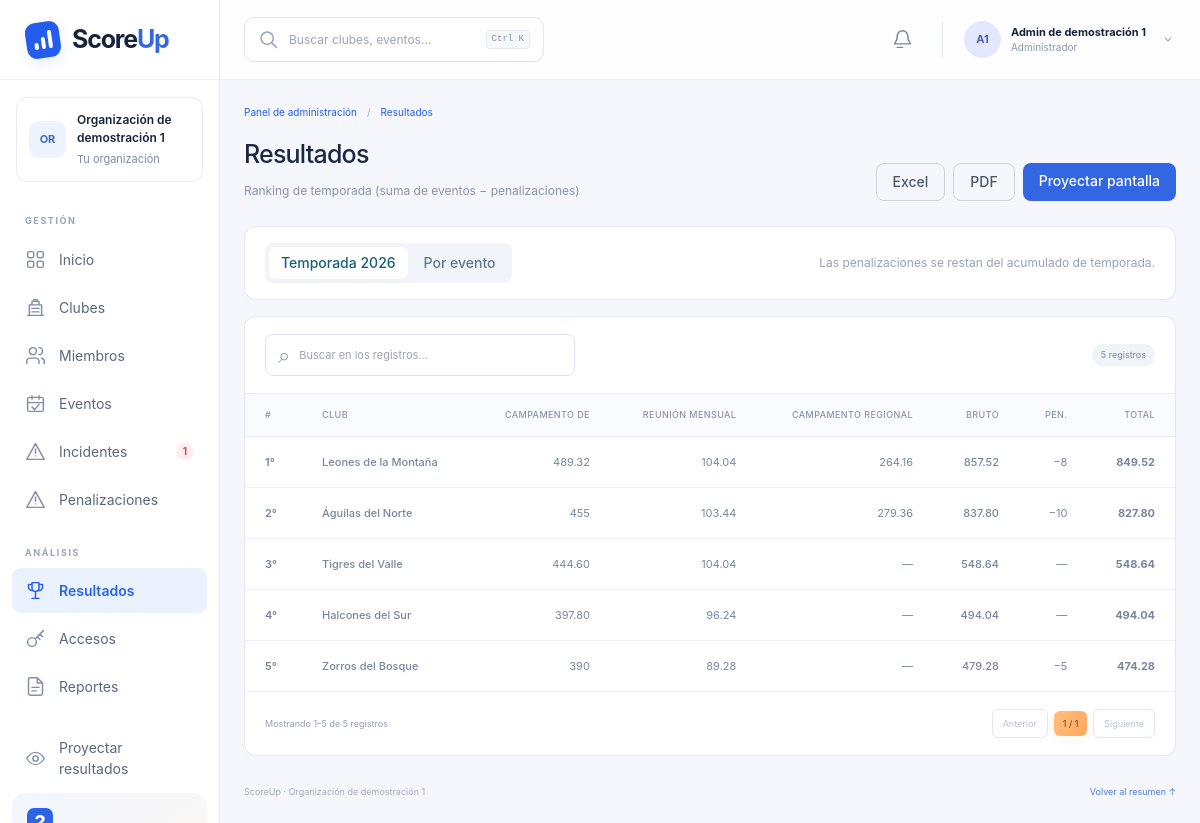
The app's page /admin/resultados (signed in) with its own data.
### tables this page shows
CREATE TABLE organizaciones (
    id TEXT PRIMARY KEY, nombre TEXT NOT NULL, fecha_creacion TEXT
);

CREATE TABLE users (
    id TEXT PRIMARY KEY, organizacion_id TEXT NOT NULL, nombre TEXT NOT NULL,
    username TEXT NOT NULL, password TEXT NOT NULL, rol TEXT NOT NULL,
    evento_id TEXT, club_id TEXT
);

CREATE TABLE eventos (
    id TEXT PRIMARY KEY, organizacion_id TEXT NOT NULL, nombre TEXT NOT NULL,
    fecha TEXT, lugar TEXT, tipo TEXT, temporada TEXT,
    puntaje_maximo INTEGER NOT NULL, cerrado INTEGER NOT NULL DEFAULT 0
);

CREATE TABLE clubs (
    id TEXT PRIMARY KEY, nombre TEXT NOT NULL, organizacion_id TEXT NOT NULL,
    miembros TEXT NOT NULL
);

### app.py (the view)
@app.route("/admin/resultados")
def admin_resultados():
    user = require_rol("admin")
    view = db_org(user)
    temporada = request.args.get("temporada", view["eventos"][0].temporada if view["eventos"] else "2026")
    vista = request.args.get("vista", "temporada")
    evento_id = request.args.get("evento_id")
    evento = find(view, "eventos", "id", evento_id) if evento_id else None
    ranking = ranking_temporada(view, temporada)
    ranking_ev = ranking_evento(view, evento) if evento else None
    criterios_ev = [c for c in view["criterios"] if c.evento_id == evento_id] if evento else []
    return render_template("admin/resultados.html", user=user, db=view, temporada=temporada,
                           vista=vista, evento=evento, ranking=ranking,
                           ranking_ev=ranking_ev, criterios_ev=criterios_ev,
                           fmt_pts=fmt_pts, fmt_fecha=fmt_fecha)

### app.py (called while the page is built, shortened)
@app.before_request
def _abrir_transaccion():
    global DB
    _db_lock.acquire()
    g.db_locked = True
    g.connection = persist.connect()
    g.connection.execute("BEGIN IMMEDIATE" if request.method == "POST" else "BEGIN")
    DB = persist.load(g.connection)
    user = current_user()
    if request.path.startswith(("/admin", "/staff")) or request.path == "/director":
        if user is None:
            return redirect(url_for("login"))

@app.after_request
def _confirmar_transaccion(response):
    conn = g.get("connection")
    if conn is not None:
        if request.method == "POST" and response.status_code < 400:
            persist.save(DB, conn)
            conn.commit()
        else:
            conn.rollback()
    response.headers["X-Content-Type-Options"] = "nosniff"
    response.headers["Referrer-Policy"] = "same-origin"
    response.headers["Cache-Control"] = "no-store"
    return response

@app.teardown_request
def _cerrar_transaccion(exc=None):
    conn = g.pop("connection", None)
    if conn is not None:
        conn.rollback()
        conn.close()
    if g.pop("db_locked", False):
        _db_lock.release()

def _eventos_org(user):
    return [e for e in DB["eventos"] if e.organizacion_id == user.organizacion_id]

def _clubs_org(user):
    return [c for c in DB["clubs"] if c.organizacion_id == user.organizacion_id]

def current_user():
    uid = session.get("user_id")
    if not uid:
        return None
    return find(DB, "users", "id", uid)

def require_rol(*roles):
    user = current_user()
    if user is None:
        return redirect(url_for("login"))
    if user.rol not in roles:
        abort(403)
    return user

@app.before_request
def _proteger_uploads_antiguos():
    if request.path.startswith("/static/uploads/"):
        return evidencia(request.path.rsplit("/", 1)[-1])

### calc.py (called while the page is built)
def porcentaje_ponderado(evaluacion, criterios):
    if evaluacion is None:
        return 0.0
    total = 0.0
    for c in criterios:
        valor = (evaluacion.valores or {}).get(c.id, 0)
        total += valor * (c.peso / 100.0)
    return total

def puntaje_evento(evaluacion, criterios, puntaje_maximo):
    if evaluacion is None:
        return 0.0
    return round((porcentaje_ponderado(evaluacion, criterios) / 100.0) * puntaje_maximo, 2)

def _valor_criterio_mayor_peso(evaluacion, criterios):
    if evaluacion is None or not criterios:
        return 0
    mayor = max(criterios, key=lambda c: c.peso)
    return (evaluacion.valores or {}).get(mayor.id, 0)

### templates/admin/resultados.html (shortened to what this page needs)
{% extends "admin/layout.html" %}
{% set active = 'resultados' %}
{% block content %}
<div class="mb-5 flex flex-wrap items-end justify-between gap-3">
  <div>
    <h1 class="text-xl font-bold text-slate-800">Resultados</h1>
    <p class="mt-0.5 text-sm text-slate-500">
      {% if vista == 'temporada' %}Ranking de temporada (suma de eventos − penalizaciones)
      {% else %}Ranking de un evento individual (sin restar penalizaciones){% endif %}
    </p>
  </div>
  <div class="flex gap-2">
    {% if vista == 'evento' and evento %}
    <a href="{{ url_for('admin_exportar', vista='evento', evento_id=evento.id, formato='excel') }}" class="rounded-lg border border-slate-300 px-4 py-2 text-sm font-medium text-slate-600 hover:bg-slate-50">Excel</a>
    <a href="{{ url_for('admin_exportar', vista='evento', evento_id=evento.id, formato='pdf') }}" class="rounded-lg border border-slate-300 px-4 py-2 text-sm font-medium text-slate-600 hover:bg-slate-50">PDF</a>
    {% elif vista == 'temporada' %}
    <a href="{{ url_for('admin_exportar', vista='temporada', temporada=temporada, formato='excel') }}" class="rounded-lg border border-slate-300 px-4 py-2 text-sm font-medium text-slate-600 hover:bg-slate-50">Excel</a>
    <a href="{{ url_for('admin_exportar', vista='temporada', temporada=temporada, formato='pdf') }}" class="rounded-lg border border-slate-300 px-4 py-2 text-sm font-medium text-slate-600 hover:bg-slate-50">PDF</a>
    {% endif %}
    <a href="{{ url_for('admin_mostrar_resultado') }}" class="rounded-lg bg-cyan-700 px-4 py-2 text-sm font-medium text-white hover:bg-cyan-800">Proyectar pantalla</a>
  </div>
</div>
<form method="get" class="mb-4 flex flex-wrap items-center gap-2 rounded-2xl border border-slate-200 bg-white p-3 shadow-sm">
  <div class="flex gap-1 rounded-lg bg-slate-100 p-1 text-sm font-medium">
    <a href="{{ url_for('admin_resultados', vista='temporada') }}" class="rounded-md px-3 py-1.5 {{ 'bg-white text-cyan-800 shadow-sm' if vista == 'temporada' else 'text-slate-500' }}">Temporada {{ temporada }}</a>
    <a href="{{ url_for('admin_resultados', vista='evento') }}" class="rounded-md px-3 py-1.5 {{ 'bg-white text-cyan-800 shadow-sm' if vista == 'evento' else 'text-slate-500' }}">Por evento</a>
  </div>
  <span class="ml-auto text-xs text-slate-400">
    {% if vista == 'temporada' %}Las penalizaciones se restan del acumulado de temporada.{% else %}Los puntos de penalización no afectan el ranking del evento.{% endif %}
  </span>
</form>
{% if vista == 'evento' and not evento %}
<div class="rounded-2xl border border-slate-200 bg-white p-10 text-center text-sm text-slate-500 shadow-sm">Selecciona un evento para ver su ranking.</div>
{% else %}
<div class="rounded-2xl border border-slate-200 bg-white shadow-sm overflow-hidden">
  <div class="overflow-x-auto">
    <table class="w-full text-left text-sm">
      <thead><tr class="border-b border-slate-200 text-xs uppercase tracking-wide text-slate-500">
        <th class="px-4 py-3">#</th><th class="px-4 py-3">Club</th>
        {% for e in ranking.eventos %}<th class="px-3 py-3 text-right">{{ e.nombre.split(' ')[:2]|join(' ') }}</th>{% endfor %}
        <th class="px-3 py-3 text-right">Bruto</th><th class="px-3 py-3 text-right">Pen.</th><th class="px-4 py-3 text-right">Total</th>
      </tr></thead>
      <tbody class="divide-y divide-slate-100">
        {% for f in ranking.filas %}
        <tr>
          <td class="px-4 py-3 font-semibold {{ 'text-amber-500' if f.posicion == 1 else ('text-slate-400' if f.posicion == 2 else ('text-orange-400' if f.posicion == 3 else 'text-slate-400')) }}">{{ f.posicion }}°</td>
          <td class="px-4 py-3 font-medium text-slate-700">{{ f.club.nombre }}</td>
          {% for e in ranking.eventos %}
          <td class="px-3 py-3 text-right text-slate-600">{{ fmt_pts(f.por_evento[e.id]) if f.por_evento.get(e.id) else '—' }}</td>
          {% endfor %}
          <td class="px-3 py-3 text-right font-medium text-slate-700">{{ fmt_pts(f.bruto) }}</td>
          <td class="px-3 py-3 text-right text-rose-600">{% if f.penalizaciones %}−{{ fmt_pts(f.penalizaciones) }}{% else %}—{% endif %}</td>
          <td class="px-4 py-3 text-right font-bold text-slate-800">{{ fmt_pts(f.puntaje) }}</td>
        </tr>
        {% endfor %}
      </tbody>
    </table>
  </div>
</div>
{% endif %}
{% endblock %}

### templates/admin/layout.html (shortened to what this page needs)
{% from 'admin/icons.html' import icon %}
<!doctype html>
<html lang="es">
<head>
  <link rel="stylesheet" href="{{ url_for('static', filename='admin-utilities.css') }}">
  <link rel="stylesheet" href="{{ url_for('static', filename='admin.css') }}">
  <link rel="stylesheet" href="{{ url_for('static', filename='admin-management.css') }}">
  <link rel="stylesheet" href="{{ url_for('static', filename='panel-theme.css') }}">
  <link rel="stylesheet" href="{{ url_for('static', filename='mobile-panels.css') }}">
</head>
<body class="admin-shell" data-panel-theme>
  <aside class="admin-sidebar" id="admin-sidebar">
    <a class="admin-brand" href="{{ url_for('panel_admin') }}"><span class="admin-brand-icon"><i></i><i></i><i></i></span><span>Score<span>Up</span></span></a>
    <div class="admin-org"><span class="admin-avatar">{{ admin_shell.organizacion.nombre[:2]|upper }}</span><div><strong>{{ admin_shell.organizacion.nombre }}</strong><small>Tu organización</small></div></div>
    <nav aria-label="Administración">
      {% for grupo, items in [('GESTIÓN',[('dashboard','Inicio'),('clubes','Clubes'),('miembros','Miembros'),('eventos','Eventos'),('incidentes','Incidentes'),('penalizaciones','Penalizaciones')]),('ANÁLISIS',[('resultados','Resultados'),('usuarios','Accesos'),('reportes','Reportes')])] %}
      <p class="admin-nav-label">{{ grupo }}</p>
      {% for key, label in items %}<a class="admin-nav-link {{ 'is-active' if active == key else '' }}" href="{{ url_for('panel_admin' if key == 'dashboard' else 'admin_' ~ key) }}" {% if active == key %}aria-current="page"{% endif %}>{{ icon(key) }}<span>{{ label }}</span>{% if key == 'incidentes' and admin_shell.incidentes_abiertos %}<b class="admin-nav-count is-red">{{ admin_shell.incidentes_abiertos }}</b>{% elif key == 'reportes' and correcciones_pendientes %}<b class="admin-nav-count">{{ correcciones_pendientes }}</b>{% endif %}</a>{% endfor %}
      {% endfor %}
      <a class="admin-nav-link admin-projector" href="{{ url_for('admin_mostrar_resultado') }}">{{ icon('eye') }}<span>Proyectar resultados</span></a>
    </nav>
    <details class="admin-help"><summary><span></span></summary></details>
  </aside>
  <div class="admin-workspace">
    <header class="admin-topbar">
      <div class="admin-search" role="search">{{ icon('search') }}<input id="admin-search-input" type="search" placeholder="Buscar clubes, eventos…" autocomplete="off" aria-controls="admin-search-results" aria-expanded="false"><kbd>Ctrl K</kbd></div>
      <div class="admin-topbar-right"><a class="admin-notifications" href="{{ url_for('admin_reportes', tipo='correcciones') }}" aria-label="Correcciones pendientes: {{ correcciones_pendientes }}">{{ icon('bell') }}{% if correcciones_pendientes %}<b>{{ correcciones_pendientes }}</b>{% endif %}</a><details class="admin-user-menu"><summary><span class="admin-avatar">{{ user.nombre[0]|upper }}{{ user.nombre.split()[-1][0]|upper if user.nombre.split()|length > 1 else '' }}</span><span><strong>{{ user.nombre }}</strong><small>Administrador</small></span>{{ icon('chevron') }}</summary><div><p>Sesión de administrador</p><a href="{{ url_for('logout') }}">Cerrar sesión →</a></div></details></div>
    </header>
    <main class="admin-main">
      <div class="admin-breadcrumb"><a href="{{ url_for('panel_admin') }}">Panel de administración</a><span>/</span><span>{{ {'dashboard':'Inicio','clubes':'Clubes','miembros':'Miembros','eventos':'Eventos','incidentes':'Incidentes','penalizaciones':'Penalizaciones','usuarios':'Accesos','resultados':'Resultados','reportes':'Reportes'}.get(active, 'Gestión') }}</span></div>
      <div class="{{ 'admin-management' if active != 'dashboard' else '' }}">{% block content %}{% endblock %}</div>
      {% if active != 'dashboard' %}<footer class="admin-management-footer"><span>ScoreUp · {{ admin_shell.organizacion.nombre }}</span><a href="{{ url_for('panel_admin') }}">Volver al resumen ↑</a></footer>{% endif %}
    </main>
  </div>
</body>
</html>

### static/admin-management.css (style rules this page uses)
.admin-management { padding-top:3px; }
.admin-management h1 { font-size:25px; font-weight:450; letter-spacing:-.8px; line-height:1.35; color:#1a2841; }
.admin-management h1+p { margin-top:9px; color:#8793a9; font-size:12px; font-weight:400; }
.mg-table-scroll { overflow-x:auto; width:100%; border-radius:0; }
.admin-management .mg-table { width:100%; border-collapse:collapse; min-width:680px; text-align:left; background:white; font-size:11px; }
.admin-management .mg-table thead { background:#fafbfe; }
.admin-management .mg-table th { padding:13px 20px; font-size:9px; text-transform:uppercase; color:#8994ac; font-weight:500; letter-spacing:.4px; border-bottom:1px solid #e5e9f2; white-space:nowrap; }
.admin-management .mg-table td { padding:15px 20px; border-bottom:1px solid #edf0f7; color:#78869d; font-size:11px; vertical-align:middle; }
.admin-management .mg-table tbody tr:last-child td { border-bottom:0; }
.admin-management-footer { display:flex; justify-content:space-between; flex-wrap:wrap; gap:12px; margin-top:29px; color:#a0aabd; font-size:9px; }
.admin-management-footer a { color:#9485c1; }
.admin-management>.mb-5,.admin-management>.mb-6 { margin-bottom:25px; flex-wrap:wrap; gap:15px; }
.admin-management [class~="rounded-2xl"][class~="bg-white"] { border-color:#e5e8f2; border-radius:12px; box-shadow:0 2px 4px #24365d03; }
.admin-management>form[method=get] { padding:16px 20px; gap:10px; }
.admin-management .bg-cyan-700,.admin-management .bg-emerald-700 { background:#5b43f2; }
.admin-management .shadow-sm { box-shadow:0 2px 4px #27345703; }

### static/panel-theme.css (style rules this page uses)
:root { --panel-blue:#245cee; --panel-blue-dark:#214fcf; --panel-orange:#ffb16a; --panel-soft:#eef4ff; --panel-scroll:0%; }
[data-panel-theme]::before { content:""; position:fixed; top:0; left:0; width:var(--panel-scroll); height:3px; background:linear-gradient(90deg,#ffca91,#ffab61); z-index:90; pointer-events:none; }
.admin-shell { --admin-purple:#245cee; background:#f5f8ff; }
.staff-logo,.admin-brand-icon { background:#245cee; box-shadow:0 5px 13px #245cee1c; }
.staff-nav a.is-active,.admin-nav-link.is-active { background:#eaf1ff; color:#2c64e7; }
.staff-avatar,.admin-avatar { background:#edf3ff; color:#416cbd; }
.staff-sidebar-note,.admin-help { background:linear-gradient(145deg,#f1f6ff,#fff8f0); border-color:#e4ebfb; }
.admin-help summary>span { background:#2d64e7; }
.admin-help b,.admin-brand>span>span { color:#3567e4; }
.staff-topbar,.admin-topbar { background:#ffffffee; border-color:#e6ecf8; }
.admin-management .bg-cyan-700,.admin-management .bg-emerald-700 { background:#3266e2; }
.admin-management .text-cyan-700,.admin-shell .text-cyan-700,.admin-management-footer a { color:#4e7bd2; }
.admin-main,.staff-main { scroll-behavior:smooth; }

### records on screen
organizaciones: organizacion "OR", organizacion.nombre "Organización de demostración 1"
users: nombre "A", nombre.split|length "1", nombre "Admin de demostración 1"
eventos: temporada "2026", nombre.split "CAMPAMENTO DE", fmt_pts "489.32", fmt_pts "455", fmt_pts "444.60", fmt_pts "397.80", fmt_pts "390"
eventos: nombre.split "REUNIÓN MENSUAL", fmt_pts "104.04", fmt_pts "103.44", fmt_pts "96.24", fmt_pts "89.28"
eventos: nombre.split "CAMPAMENTO REGIONAL", fmt_pts "264.16", fmt_pts "279.36", fmt_pts "—"
clubs: club.nombre "Leones de la Montaña"
clubs: club.nombre "Águilas del Norte"
clubs: club.nombre "Tigres del Valle"
clubs: club.nombre "Halcones del Sur"
clubs: club.nombre "Zorros del Bosque"

### other values on screen
{{ grupo }} "GESTIÓN" "ANÁLISIS"
{{ label }} "Inicio" "Clubes" "Miembros" "Eventos" "Incidentes" "Penalizaciones" "Resultados" "Accesos" "Reportes"
{{ admin_shell.incidentes_abiertos }} "1"
{{ f.posicion }} "1" "2" "3" "4" "5"
{{ fmt_pts(f.bruto) }} "857.52" "837.80" "548.64" "494.04" "479.28"
{{ fmt_pts(f.penalizaciones) }} "8" "10" "5"
{{ fmt_pts(f.puntaje) }} "849.52" "827.80" "548.64" "494.04" "474.28"
